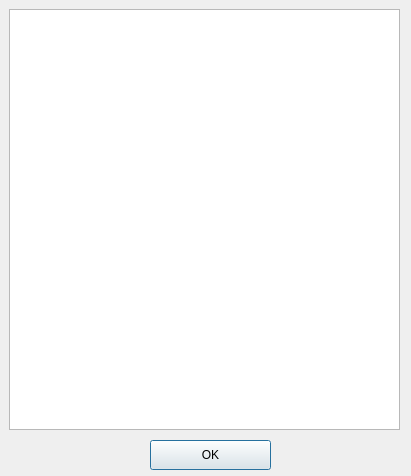
<?xml version="1.0" encoding="UTF-8"?>
<ui version="4.0">
 <class>HelpDialog</class>
 <widget class="QDialog" name="HelpDialog">
  <property name="geometry">
   <rect>
    <x>0</x>
    <y>0</y>
    <width>411</width>
    <height>476</height>
   </rect>
  </property>
  <property name="maximumSize">
   <size>
    <width>411</width>
    <height>476</height>
   </size>
  </property>
  <property name="windowTitle">
   <string>Помощь</string>
  </property>
  <widget class="QWidget" name="horizontalLayoutWidget">
   <property name="geometry">
    <rect>
     <x>9</x>
     <y>9</y>
     <width>391</width>
     <height>421</height>
    </rect>
   </property>
   <layout class="QHBoxLayout" name="helpLayout">
    <item>
     <widget class="QTextBrowser" name="txtHelp"/>
    </item>
   </layout>
  </widget>
  <widget class="QPushButton" name="okCloseHelpDialogButton">
   <property name="geometry">
    <rect>
     <x>150</x>
     <y>440</y>
     <width>121</width>
     <height>30</height>
    </rect>
   </property>
   <property name="minimumSize">
    <size>
     <width>0</width>
     <height>30</height>
    </size>
   </property>
   <property name="maximumSize">
    <size>
     <width>121</width>
     <height>30</height>
    </size>
   </property>
   <property name="text">
    <string>OK</string>
   </property>
  </widget>
 </widget>
 <resources/>
 <connections/>
</ui>
